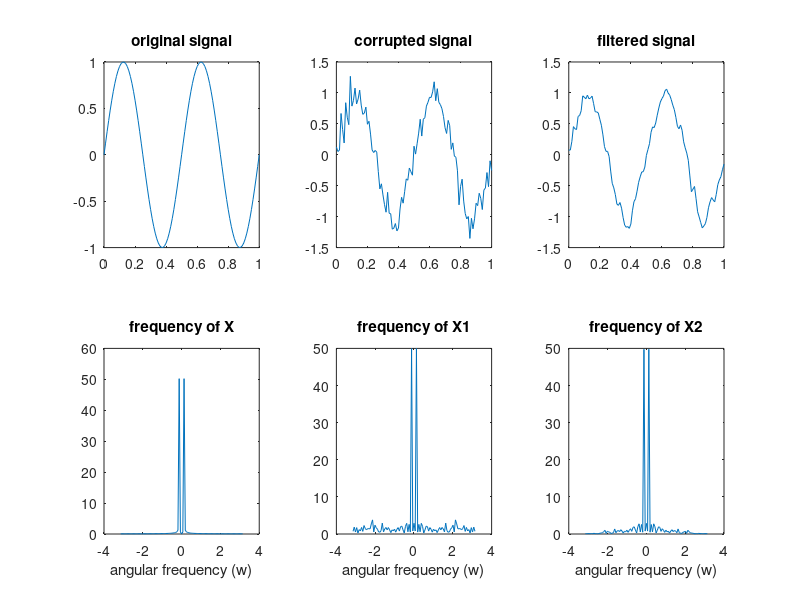

Reproduce this figure in MATLAB.
time_interval = 0.01;
t = 0:time_interval:1;

% Exercise1-(a)
subplot(2, 3, 1);
x = sin(4*pi*t);
plot(t, x); title("original signal");

subplot(2, 3, 2);
x1 = x + 0.15 * randn(1, length(t));
plot(t, x1); title("corrupted signal");

subplot(2, 3, 3);
h = [1/4 1/2 1/4];

% Exercise1-(b)
x2 = conv(x1, h);
x2(1) = []; x2(end)=[];
plot(t, x2); title("filtered signal");

interval_ = -pi:0.01*2*pi:+pi;
subplot(2, 3, 4);
X = fft(x); X = fftshift(X); magX = abs(X); plot(interval_, magX);
title("frequency of X"); xlabel("angular frequency (w)");

subplot(2, 3, 5);
X1 = fft(x1); X1 = fftshift(X1); magX1 = abs(X1); plot(interval_, magX1);
title("frequency of X1"); xlabel("angular frequency (w)");

subplot(2, 3, 6);

X2 = fft(x2); X2 = fftshift(X2); magX2 = abs(X2); plot(interval_, magX2);
title("frequency of X2"); xlabel("angular frequency (w)");

% Exercise1-(c)
err1 = mean((x-x1).^2)
err2 = mean((x-x2).^2)
ERR = abs(err1-err2)